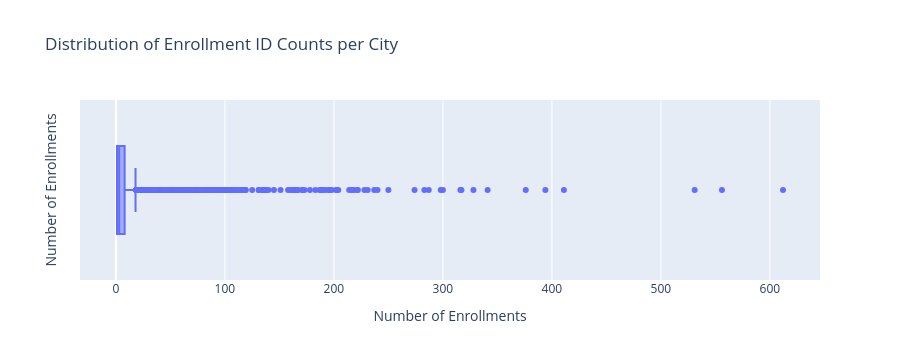

Notebook code for this chart:
### Markdown cell above
## City

### Code cell
# Display the number of unique cities
unique_cities = df_combined['City'].nunique()
print(f"Number of unique cities: {unique_cities}")

# Aggregate the data by 'City' and calculate the number of unique 'enrollment_id' for each city
df_dist_City = df_combined.groupby('City').agg({'enrollment_id': 'nunique'}).reset_index().sort_values(by='enrollment_id', ascending=False)

# Create a box plot for the distribution of 'enrollment_id' counts per city
fig = px.box(df_dist_City, 'enrollment_id', title='Distribution of Enrollment ID Counts per City', labels={'enrollment_id': 'Number of Enrollments'})
fig.update_layout(yaxis_title='Number of Enrollments')
fig.show()

### Figure 1 — Plotly figure (JSON) as saved in the notebook; plotly's stock layout.template omitted (floating-point values rounded to 4 significant figures; data arrays with more than 128 entries replaced by an {"elided": "..."} marker saying what was removed)
{"data": [{"alignmentgroup": "True", "hovertemplate": "Number of Enrollments=%{x}<extra></extra>", "legendgroup": "", "marker": {"color": "#636efa"}, "name": "", "notched": false, "offsetgroup": "", "orientation": "h", "showlegend": false, "type": "box", "x": {"elided": "7898 int values"}, "x0": " ", "xaxis": "x", "y0": " ", "yaxis": "y"}], "layout": {"autosize": true, "boxmode": "group", "height": 360, "legend": {"tracegroupgap": 0}, "title": {"text": "Distribution of Enrollment ID Counts per City"}, "xaxis": {"anchor": "y", "autorange": true, "domain": [0, 1], "range": [-32.94, 645.9], "title": {"text": "Number of Enrollments"}, "type": "linear"}, "yaxis": {"anchor": "x", "autorange": true, "domain": [0, 1], "range": [-0.5, 0.5], "title": {"text": "Number of Enrollments"}, "type": "category"}}}
